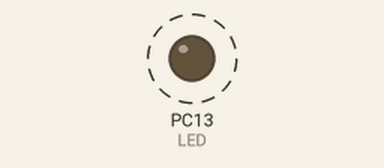
A sketch run on a simulated STM32 Black Pill. Shown: output pins drawn as LEDs (lit = HIGH). Dashed ring = blinking.

Above: at 0.2 s.
Timing chart, 0 to 3.0 s (numbered marks = the images above):
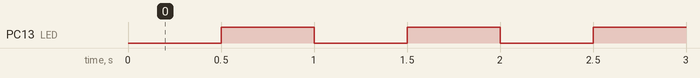

The sketch:

01_blink.ino
```cpp
// AUV tezgah testi 01 - kart canli mi?
// Kart: WeAct BlackPill STM32F411CEU6
// Baglanti: SADECE Type-C (LiPo YOK) + ST-Link SWDIO=PA13 SWCLK=PA14 GND=GND
// ST-Link 3V3 kablosunu BAGLAMA (USB-C zaten besliyor).
// Basari: PC13 LED 1 Hz yanip soner, kart isinmaz.

const int LED = PC13;  // WeAct BlackPill: LED ters mantik (LOW = yanik)

void setup() {
  pinMode(LED, OUTPUT);
}

void loop() {
  digitalWrite(LED, LOW);
  delay(500);
  digitalWrite(LED, HIGH);
  delay(500);
}
```

Measured:
- by itself, PC13 (LED): alternates HIGH for 0.50 s and LOW for 0.50 s
